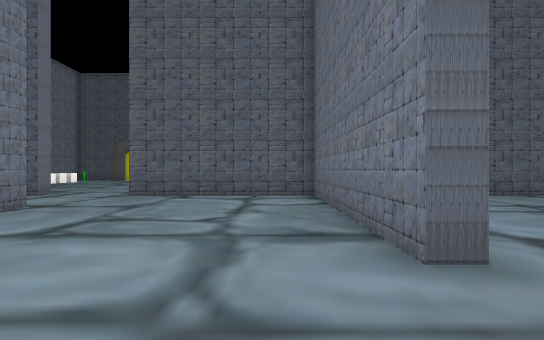
view 1 (above)

24 first-person views from a walk through a Unity game level. The camera is 1.5 m above the floor, looks level and sees 85° across. The floor is counted in squares, 2 m on a side. Each view is taken from the middle of a square. On the plan, view 1 faces up. The plan holds only what a view shows up to about 10 squares ahead; the rest is blank. The place goes on beyond the plan. The player character is not drawn. Some surface patterns are stand-ins.

view 2
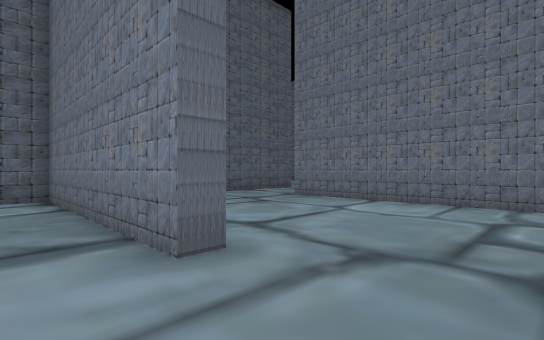

view 3
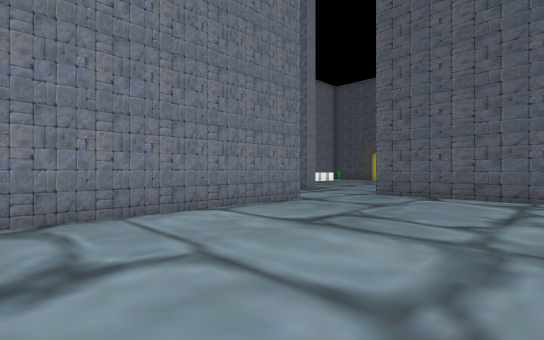

view 4
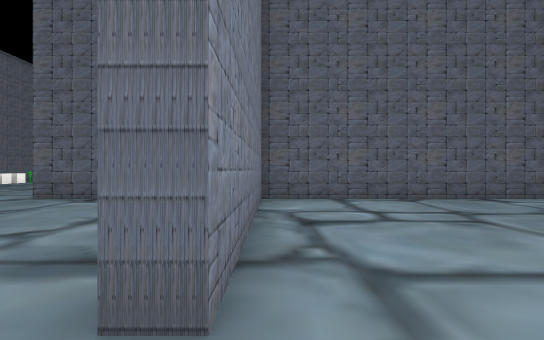

view 5
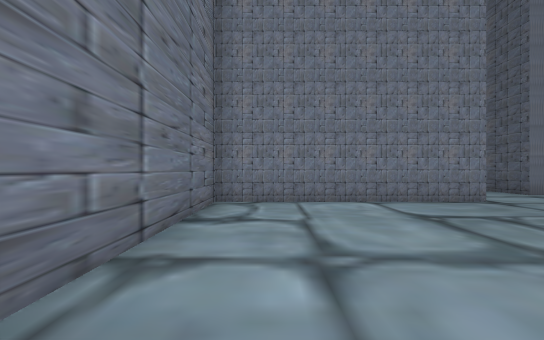

view 6
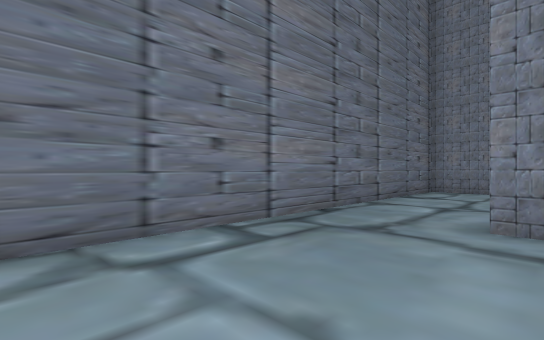

view 7
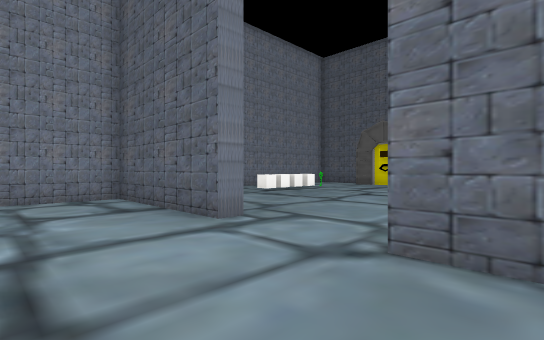

view 8
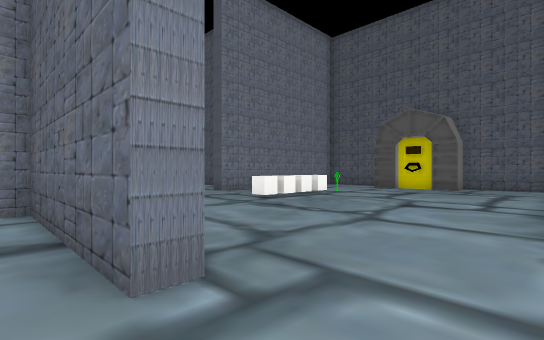

view 9
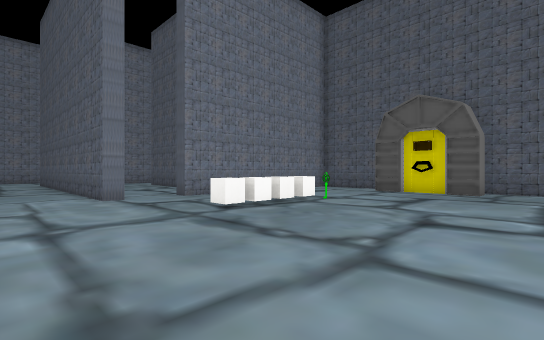

view 10
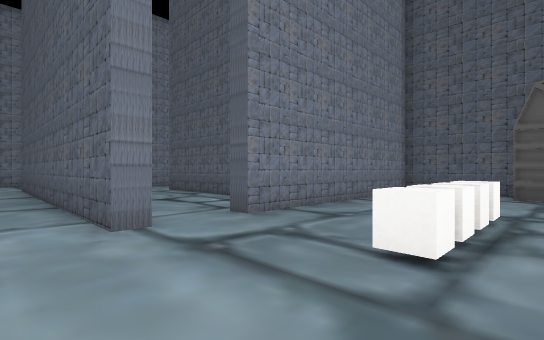

view 11
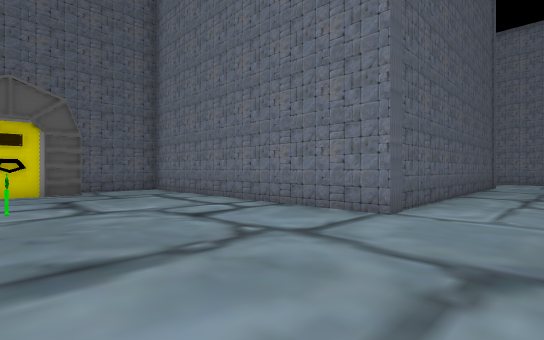

view 12
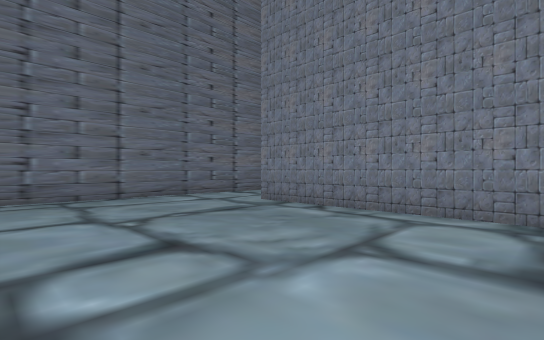

view 13
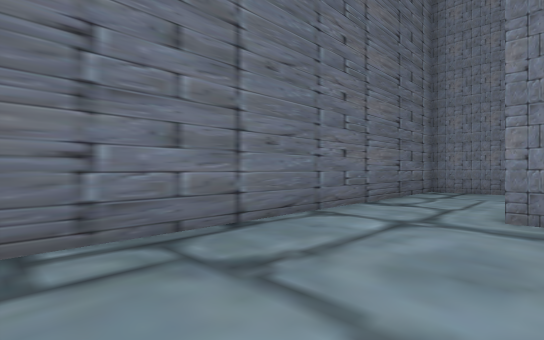

view 14
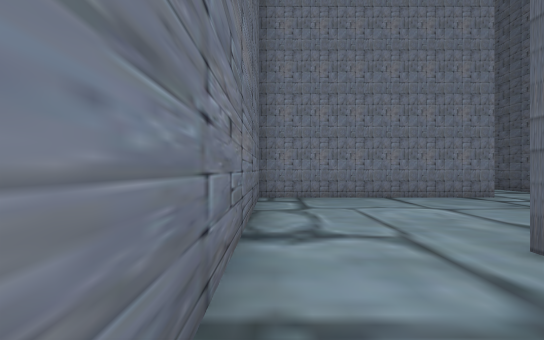

view 15
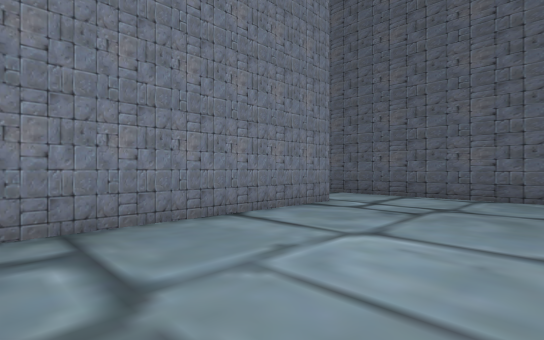

view 16
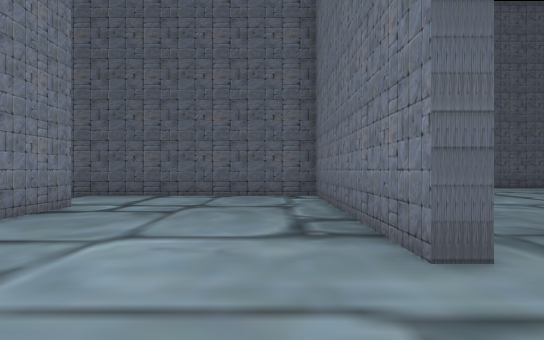

view 17
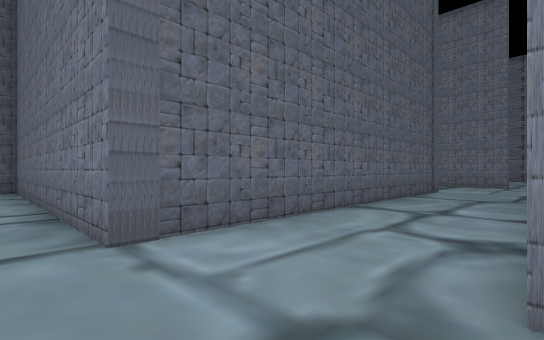

view 18
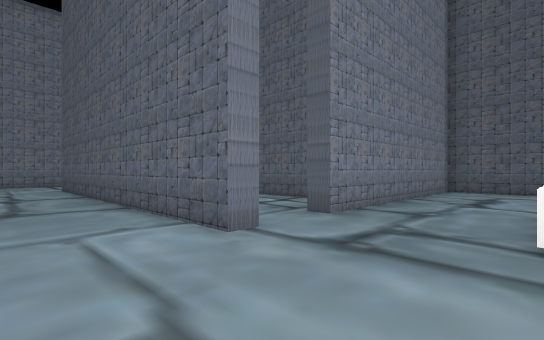

view 19
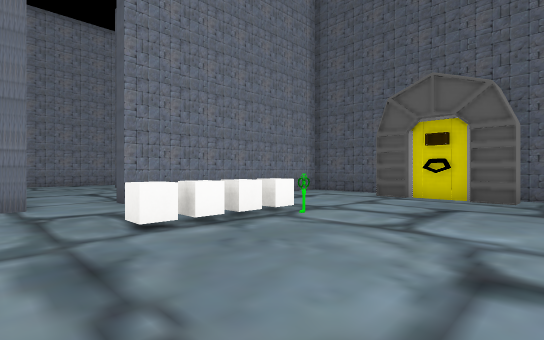

view 20
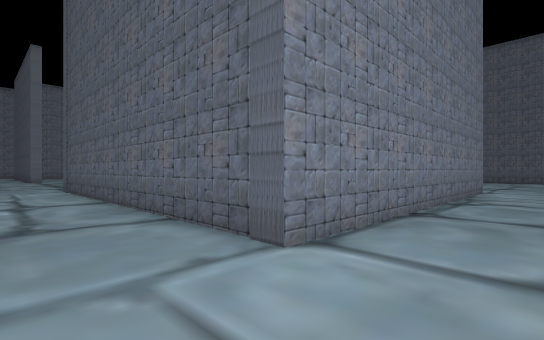

view 21
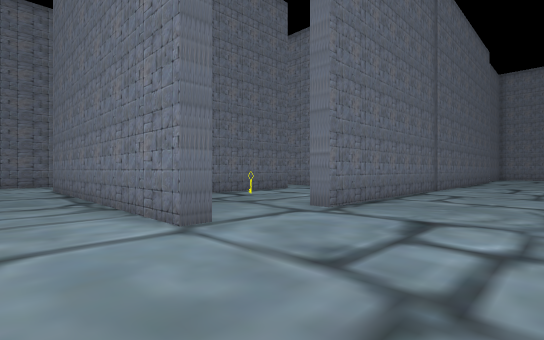

view 22
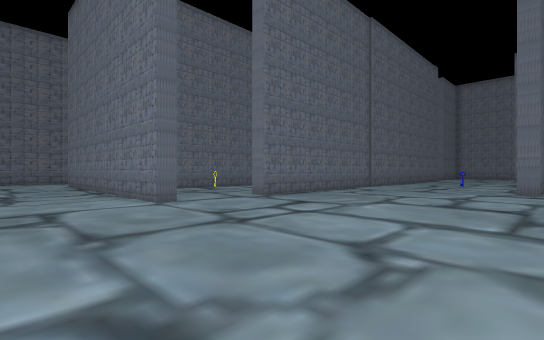

view 23
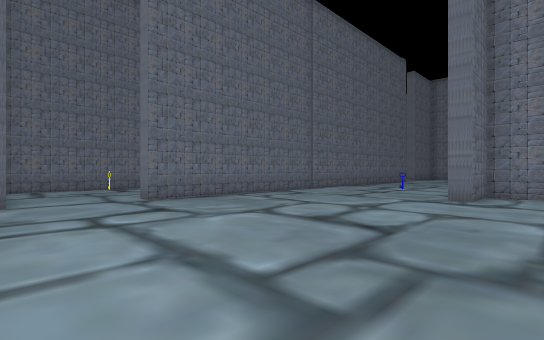

view 24
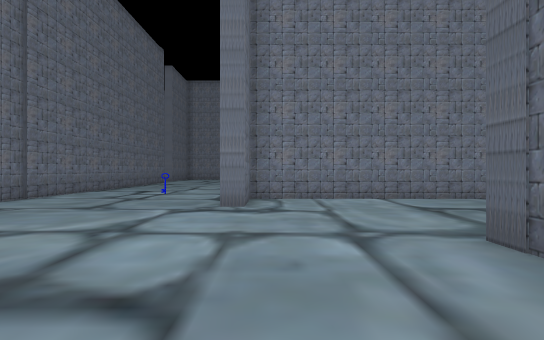

### Floor plan
Ten units are one square. View 1 is at (0, 0); x grows to the right and y downward. Boxes are objects, and circles mark ways between rooms. Rooms are numbered by the first view taken in them; rooms with no view inside come last. Other rooms are left out.
<svg viewBox="-201 -341 281 349">
<path fill="none" stroke="#000" d="M70 -3 70 -61M75 -86 17 -86 17 -23 12 -23 12 -86 -42 -86M-50 -61 -50 3 59 3M-68 -86 -112 -86 -112 -24 -117 -24 -117 -86 -166 -86M-171 -61 -171 3 -61 3M-139 -127 -139 -122 -196 -122M-68 -92 -68 -86M-159 -163 -189 -163M-110 -212 -139 -212 -139 -143 -145 -143M51 -121 -51 -121 -51 -212 -79 -212M-47 -336 -48 -274 -31 -274 -31 -269M6 -303 -2 -303M-70 -216 20 -216 20 -210M46 -214 51 -214 51 -121M10 -168 44 -168"/>
<rect x="-115" y="-145" width="10" height="10" fill="#bbb"><title>other object</title></rect>
<rect x="-115" y="-155" width="10" height="10" fill="#bbb"><title>other object</title></rect>
<rect x="-115" y="-165" width="10" height="10" fill="#bbb"><title>other object</title></rect>
<rect x="-105" y="-155" width="10" height="10" fill="#bbb"><title>other object</title></rect>
<rect x="-105" y="-205" width="30" height="10" fill="#bbb"><title>other object</title></rect>
<rect x="-55" y="-255" width="10" height="10" fill="#bbb"><title>other object</title></rect>
<rect x="15" y="-195" width="10" height="10" fill="#bbb"><title>other object</title></rect>
<circle cx="-40" cy="-75" r="3" fill="#2a7"/>
<circle cx="-55" cy="-90" r="3" fill="#2a7"/>
<circle cx="55" cy="-105" r="3" fill="#2a7"/>
<text x="20" y="-40">1</text>
<text x="-110" y="-40">2</text>
<text x="-90" y="-140">3</text>
<text x="-30" y="-330">4</text>
</svg>
Room 1 opens to room 2. Room 2 opens to room 3. Room 3 opens to room 4.

Where each view was taken, in squares from view 1:
view 1: 0 up, 0 right, facing up
view 2: 0 up, 0 right, facing up-right
view 3: 0 up, 0 right, facing up-left
view 4: 1 up, 2 right, facing up
view 5: 1 up, 2 right, facing left
view 6: 3 up, 6 right, facing down-left
view 7: 6 up, 3 left, facing up-left
view 8: 8 up, 5 left, facing up-left
view 9: 10 up, 6 left, facing up-left
view 10: 11 up, 10 left, facing up-left
view 11: 10 up, 10 left, facing up-right
view 12: 8 up, 6 left, facing down-left
view 13: 3 up, 6 left, facing down-left
view 14: 0 up, 9 left, facing left
view 15: 0 up, 13 left, facing up-left
view 16: 0 up, 13 left, facing up
view 17: 9 up, 6 left, facing up-right
view 18: 10 up, 11 left, facing up-left
view 19: 12 up, 7 left, facing up-left
view 20: 10 up, 7 right, facing up-left
view 21: 25 up, 7 right, facing down-left
view 22: 28 up, 8 right, facing down-left
view 23: 29 up, 5 right, facing down-left
view 24: 28 up, 3 right, facing left
